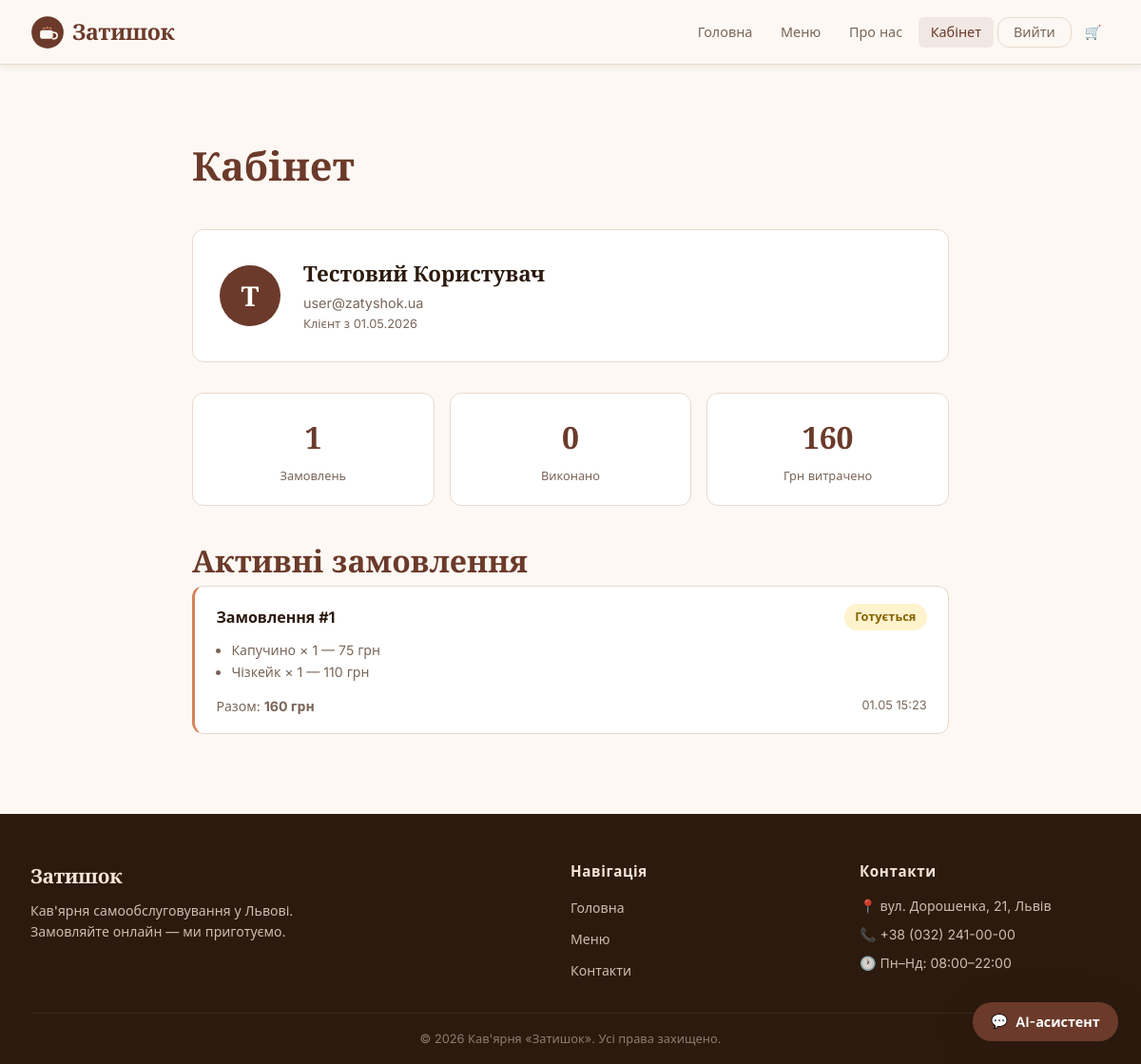
Screenshot of /profile (signed in) with the database file from the repository.
### models.py (models this page shows, shortened)
class User(db.Model):
    __tablename__ = 'users'
    id = db.Column(db.Integer, primary_key=True)
    name = db.Column(db.String(100), nullable=False)
    email = db.Column(db.String(150), unique=True, nullable=False)
    password_hash = db.Column(db.String(256), nullable=False)
    role = db.Column(db.String(20), default='user')  # 'user' | 'admin'
    created_at = db.Column(db.DateTime, default=datetime.utcnow)
    orders = db.relationship('Order', backref='user', lazy=True)

class Order(db.Model):
    __tablename__ = 'orders'
    id = db.Column(db.Integer, primary_key=True)
    user_id = db.Column(db.Integer, db.ForeignKey('users.id'), nullable=True)
    guest_name = db.Column(db.String(100), nullable=True)
    status = db.Column(db.String(30), default='Прийнято')
    total = db.Column(db.Float, nullable=False)
    comment = db.Column(db.Text, default='')
    created_at = db.Column(db.DateTime, default=datetime.utcnow)
    items = db.relationship('OrderItem', backref='order', lazy=True)

class OrderItem(db.Model):
    __tablename__ = 'order_items'
    id = db.Column(db.Integer, primary_key=True)
    order_id = db.Column(db.Integer, db.ForeignKey('orders.id'), nullable=False)
    product_id = db.Column(db.Integer, db.ForeignKey('products.id'), nullable=False)
    quantity = db.Column(db.Integer, nullable=False, default=1)
    price_at_order = db.Column(db.Float, nullable=False)
    product = db.relationship('Product')

class Product(db.Model):
    __tablename__ = 'products'
    id = db.Column(db.Integer, primary_key=True)
    name = db.Column(db.String(150), nullable=False)
    description = db.Column(db.Text, nullable=False)
    price = db.Column(db.Float, nullable=False)
    category_id = db.Column(db.Integer, db.ForeignKey('categories.id'), nullable=False)
    image = db.Column(db.String(200), default='placeholder.svg')
    available = db.Column(db.Boolean, default=True)
    is_popular = db.Column(db.Boolean, default=False)
    is_cold = db.Column(db.Boolean, default=False)  # для погодного блоку
    allergens = db.Column(db.String(300), default='')
    created_at = db.Column(db.DateTime, default=datetime.utcnow)

### app.py (the view)
@app.route('/profile')
@login_required
def profile():
    user = User.query.get(session['user_id'])
    orders = Order.query.filter_by(user_id=user.id).order_by(Order.created_at.desc()).all()
    cart = get_cart()
    return render_template(
        'profile.html',
        user=user,
        orders=orders,
        cart_count=sum(i['quantity'] for i in cart.values()),
    )

### app.py (called while the page is built)
@app.before_request
def make_session_permanent():
    session.permanent = True

def login_required(f):
    @wraps(f)
    def decorated(*args, **kwargs):
        if 'user_id' not in session:
            flash('Для доступу до цієї сторінки необхідно увійти в акаунт.', 'warning')
            return redirect(url_for('login'))
        return f(*args, **kwargs)
    return decorated

def get_cart():
    return session.get('cart', {})

### templates/profile.html (shortened to what this page needs)
{% extends 'base.html' %}
{% block content %}
<section class="section">
  <div class="container container--narrow">
    <h1 class="page-title">Кабінет</h1>
    <div class="profile-card">
      <div class="profile-avatar">{{ user.name[0]|upper }}</div>
      <div class="profile-info">
        <h2>{{ user.name }}</h2>
        <p>{{ user.email }}</p>
        <p class="profile-since">Клієнт з {{ user.created_at.strftime('%d.%m.%Y') }}</p>
      </div>
    </div>
    <div class="profile-stats">
      <div class="stat-card">
        <div class="stat-num">{{ orders|length }}</div>
        <div class="stat-label">Замовлень</div>
      </div>
      <div class="stat-card">
        <div class="stat-num">
          {{ orders|selectattr('status', 'equalto', 'Видано')|list|length }}
        </div>
        <div class="stat-label">Виконано</div>
      </div>
      <div class="stat-card">
        <div class="stat-num">
          {{ orders|map(attribute='total')|sum|int }}
        </div>
        <div class="stat-label">Грн витрачено</div>
      </div>
    </div>
    {% set active = orders|selectattr('status', 'ne', 'Видано')|list %}
    {% if active %}
    <h2 class="section-title">Активні замовлення</h2>
    {% for order in active %}
    <div class="order-card order-card--active" id="order-{{ order.id }}">
      <div class="order-header">
        <span class="order-num">Замовлення #{{ order.id }}</span>
        <span class="order-status order-status--{{ order.status|lower|replace(' ', '-') }}">
          {{ order.status }}
        </span>
      </div>
      <ul class="order-items-list">
        {% for item in order.items %}
          <li>{{ item.product.name }} × {{ item.quantity }} — {{ (item.price_at_order * item.quantity)|int }} грн</li>
        {% endfor %}
      </ul>
      <div class="order-footer">
        <span>Разом: <strong>{{ order.total|int }} грн</strong></span>
        <span class="order-date">{{ order.created_at.strftime('%d.%m %H:%M') }}</span>
      </div>
    </div>
    {% endfor %}
    {% endif %}
    {% set history = orders|selectattr('status', 'equalto', 'Видано')|list %}
  </div>
</section>
{% endblock %}

### static/css/style.css (style rules this page uses)
:root { --color-primary: #6B3A2A; --color-primary-h: #8B4E38; --color-accent: #D4845A; --color-bg: #FDF8F3; --color-bg-card: #FFFFFF; --color-bg-dark: #2C1A0E; --color-text: #2C1A0E; --color-text-muted: #7A6558; --color-border: #EAD9CC; --color-success: #4A9C6F; --color-warning: #D4A017; --color-danger: #C0392B; --font-heading: 'Playfair Display', Georgia, serif; --font-body: 'Inter', system-ui, sans-serif; --radius-sm: 6px; --radius: 12px; --radius-lg: 20px; --shadow-sm: 0 2px 8px rgba(44,26,14,.08); --shadow: 0 4px 20px rgba(44,26,14,.12); --shadow-lg: 0 8px 40px rgba(44,26,14,.18); --transition: .22s ease; --container-max: 1200px; --container-pad: clamp(1rem, 4vw, 2rem); }
*, *::before, *::after { box-sizing: border-box; margin: 0; padding: 0; }
html { scroll-behavior: smooth; font-size: 16px; }
body { font-family: var(--font-body); background: var(--color-bg); color: var(--color-text); line-height: 1.65; min-height: 100vh; display: flex; flex-direction: column; }
ul { list-style: none; }
.container { max-width: var(--container-max); margin: 0 auto; padding: 0 var(--container-pad); }
.container--narrow { max-width: 860px; }
.section { padding: clamp(2.5rem, 6vw, 5rem) 0; }
.section-title { font-family: var(--font-heading); font-size: clamp(1.4rem, 3vw, 2rem); color: var(--color-primary); }
.page-title { font-family: var(--font-heading); font-size: clamp(1.8rem, 4vw, 2.6rem); color: var(--color-primary); margin-bottom: 2rem; }
.profile-card { display: flex; align-items: center; gap: 1.5rem; background: #fff; border: 1px solid var(--color-border); border-radius: var(--radius); padding: 1.75rem; margin-bottom: 2rem; }
.profile-avatar { width: 64px; height: 64px; background: var(--color-primary); color: #fff; border-radius: 50%; display: flex; align-items: center; justify-content: center; font-family: var(--font-heading); font-size: 1.8rem; font-weight: 700; flex-shrink: 0; }
.profile-info h2 { font-family: var(--font-heading); font-size: 1.4rem; }
.profile-info p { color: var(--color-text-muted); font-size: .9rem; }
.profile-since { font-size: .8rem !important; }
.profile-stats { display: grid; grid-template-columns: repeat(3, 1fr); gap: 1rem; margin-bottom: 2rem; }
.stat-card { background: #fff; border: 1px solid var(--color-border); border-radius: var(--radius); padding: 1.25rem; text-align: center; }
.stat-num { font-family: var(--font-heading); font-size: 2rem; font-weight: 700; color: var(--color-primary); }
.stat-label { font-size: .8rem; color: var(--color-text-muted); margin-top: .2rem; }
.order-card { background: #fff; border: 1px solid var(--color-border); border-radius: var(--radius); padding: 1.1rem 1.4rem; margin-bottom: .75rem; }
.order-card--active { border-left: 3px solid var(--color-accent); }
.order-header { display: flex; justify-content: space-between; align-items: center; margin-bottom: .6rem; flex-wrap: wrap; gap: .5rem; }
.order-num { font-weight: 700; }
.order-status { font-size: .8rem; font-weight: 600; padding: .2rem .7rem; border-radius: 20px; background: #f0e9e4; }
.order-status--готується { background: #FFF3CD; color: #856404; }
.order-items-list { font-size: .88rem; color: var(--color-text-muted); padding-left: 1rem; list-style: disc; }
.order-footer { display: flex; justify-content: space-between; margin-top: .75rem; font-size: .88rem; color: var(--color-text-muted); }
.order-date { font-size: .8rem; }

### rows the page displays
User: name "Т", name "Тестовий Користувач", email "user@zatyshok.ua", created_at "01.05.2026"
Order: id "1", status "Готується", total "160", created_at "01.05 15:23"
OrderItem: product.name "Капучино", quantity "1", (item.price_at_order*item.quantity)|int "75"
OrderItem: product.name "Чізкейк", quantity "1", (item.price_at_order*item.quantity)|int "110"

### other values shown
{{ orders|length }} "1"
{{ orders|selectattr('status', 'equalto', 'Видано')|list|length }} "0"
{{ orders|map(attribute='total')|sum|int }} "160"
